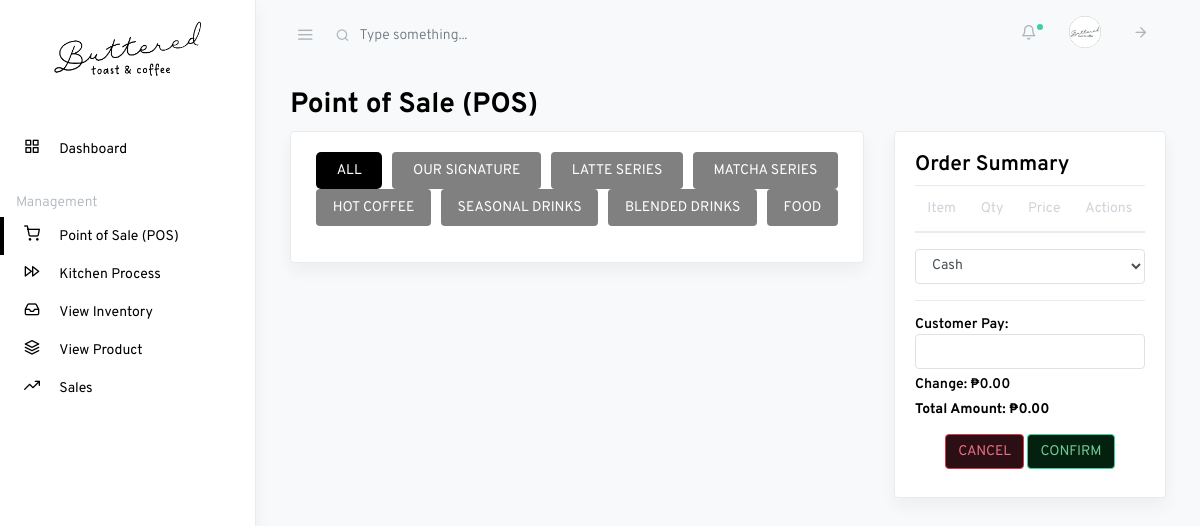
Page /staff-point-of-sale.php (signed in) on the earlier database version.
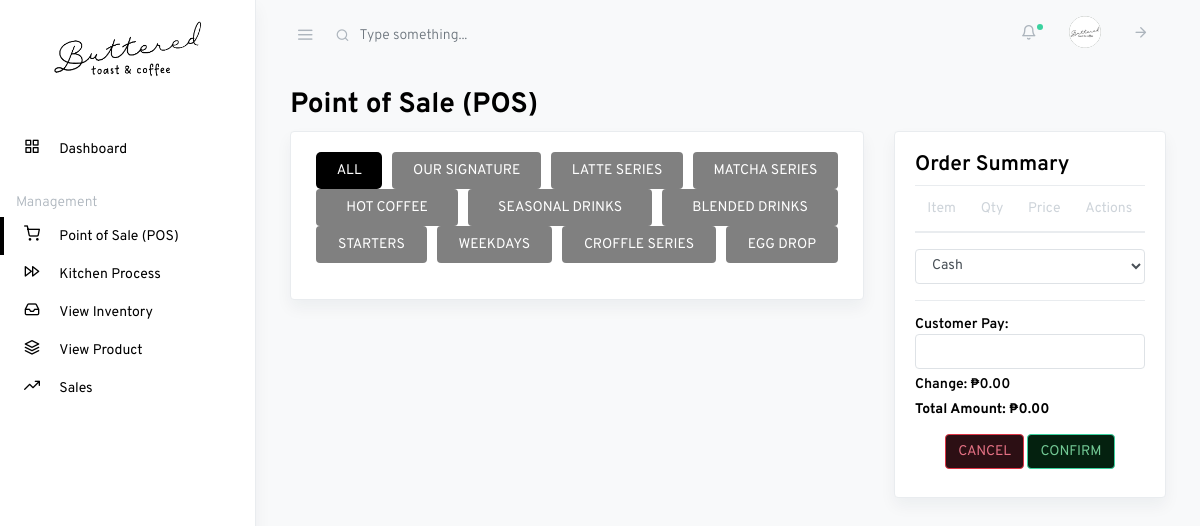
Same page on the later database version.
### tables this page shows
CREATE TABLE `category` (
  `category_id` int(11) NOT NULL,
  `owner_id` int(11) NOT NULL,
  `category_name` text NOT NULL,
  `status` int(1) NOT NULL,
  `photo` text NOT NULL,
  `last_updated` timestamp(6) NOT NULL DEFAULT current_timestamp(6) ON UPDATE current_timestamp(6)
);

### staff-point-of-sale.php (the view, shortened to what the changed rows need)
<?php
include 'config.php';
$categoryQuery = "SELECT * FROM category WHERE status = 0";
$categoryResult = mysqli_query($link, $categoryQuery);
?>
<!DOCTYPE html>
<html lang="en">
<head>
    <?php include 'partials/header.php'; ?>
</head>
<body class="vertical light">
    <div class="wrapper">
        <main role="main" class="main-content">
            <div class="container-fluid">
                <h2 class="page-title">Point of Sale (POS)</h2>
                <div class="row justify-content-center">
                    <div class="col-8">
                        <div class="row">
                            <div class="col-12">
                                <div class="card shadow">
                                    <div class="card-body">
                                        <div class="category-scroll">
                                            <ul class="nav nav-pills nav-fill mb-3" id="category-tabs" role="tablist">
                                                <?php
                                                while ($category = mysqli_fetch_assoc($categoryResult)) {
                                                    echo '
                    <li class="nav-item">
                        <a class="nav-link" id="category-' . $category['category_id'] . '-tab" data-toggle="pill"
                        href="#category-' . $category['category_id'] . '" role="tab"
                        aria-controls="category-' . $category['category_id'] . '"
                        data-category="' . $category['category_name'] . '">
                            ' . $category['category_name'] . '
                        </a>
                    </li>';
                                                }
                                                ?>
                                            </ul>
                                        </div>
                                    </div>
                                </div>
                            </div>
                        </div>
                    </div>
                    <div class="col-4">
                        <div class="row">
                            <div class="col-12">
                                <div class="card shadow">
                                    <div class="card-body">
                                        <div class="order-summary">
                                            <table class="table" id="cart-table">
                                                <thead>
                                                    <tr class="text-center">
                                                        <th>Item</th>
                                                        <th>Qty</th>
                                                        <th>Price</th>
                                                        <th>Actions</th>
                                                    </tr>
                                                </thead>
                                            </table>
                                        </div>
                                    </div>
                                </div>
                            </div>
                        </div>
                    </div>
                </div>
            </div>
        </main>
    </div>
</body>
</html>

Differences in the rows shown:
changed category: category_name "FOOD" → "STARTERS"
added category: category_name "WEEKDAYS"
added category: category_name "CROFFLE SERIES"
added category: category_name "EGG DROP"
